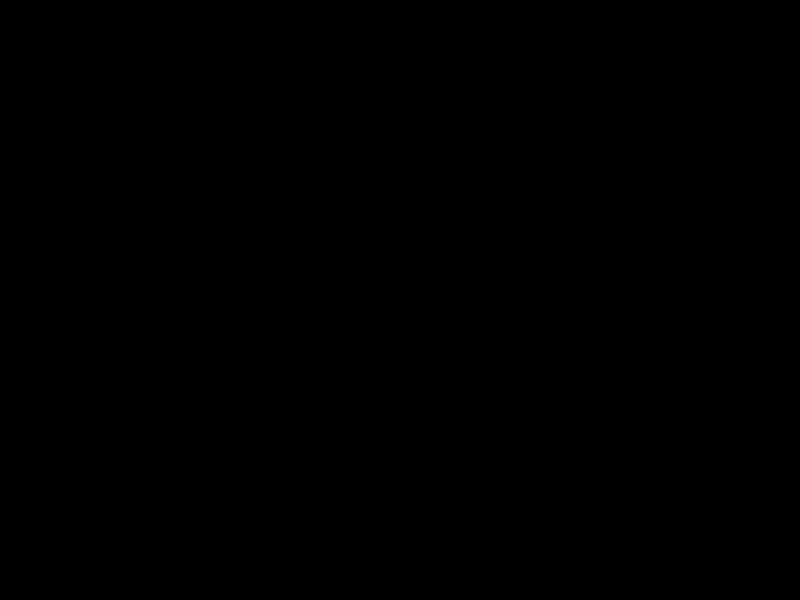
Frame 1 (no input)
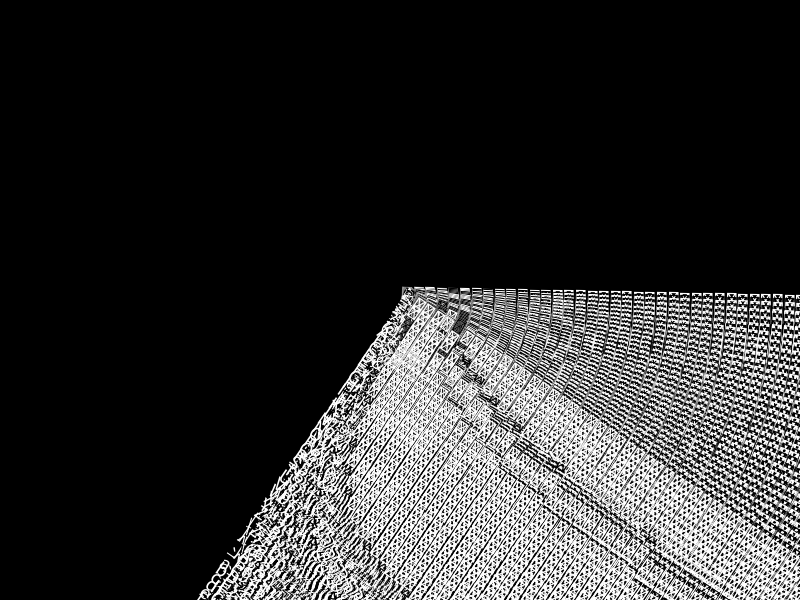
Frame 60 (the mouse pressed at the canvas centre just before this capture)
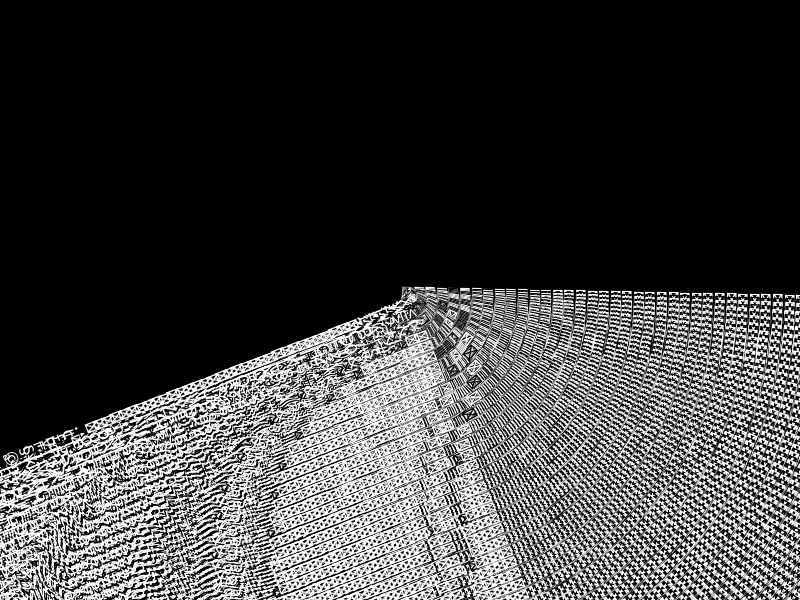
Frame 120 (the mouse held since frame 60 and released just before this capture)

The Processing sketch that drew these frames (run headless with seeded random() and noise(); from frame 60 on, the mouse is pressed at the canvas centre):

// Processing sketch: sketch_160114f
// ── sketch_160114f.pde
void setup() {
  size(800, 600);
  background(0);  //clear screen
}
void draw() {

  if (frameCount%2==0) {
    fill(255);  //colour to white
  } else {
    fill(0);
  }
  textSize(20);
  translate(width*0.5, height*0.5);
  rotate(frameCount*0.01);
  for (int y= 0; y<70; y++) { //0-69
    for (int x= 0; x<70; x++) { //0-69
      text(
        char((frameCount/(x+1)+y)%255), 
        map(x, 0, 69, 0, width), 
        map(y, 0, 69, 0, height)
        );
    }
  }
}
